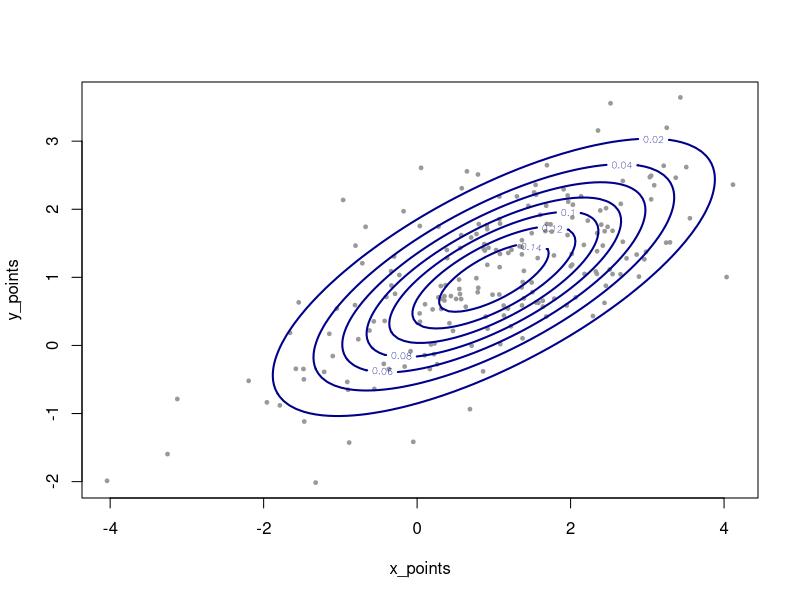
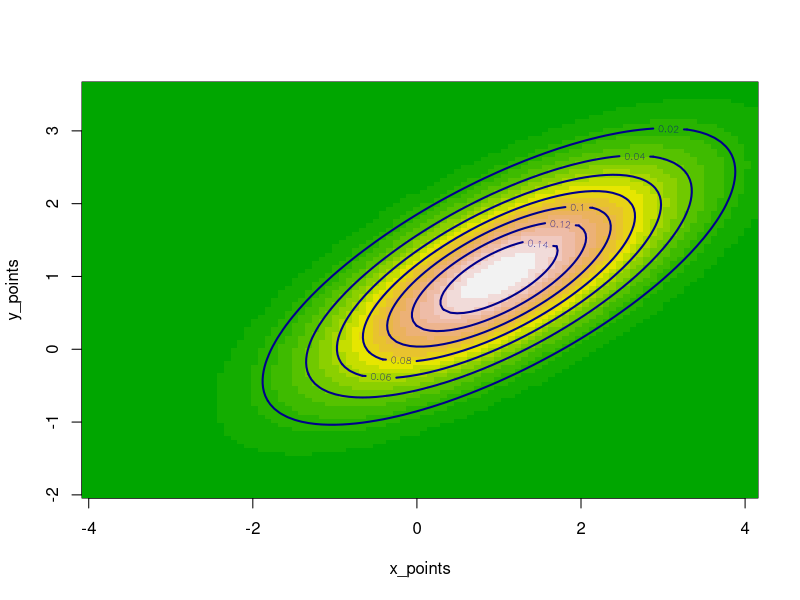
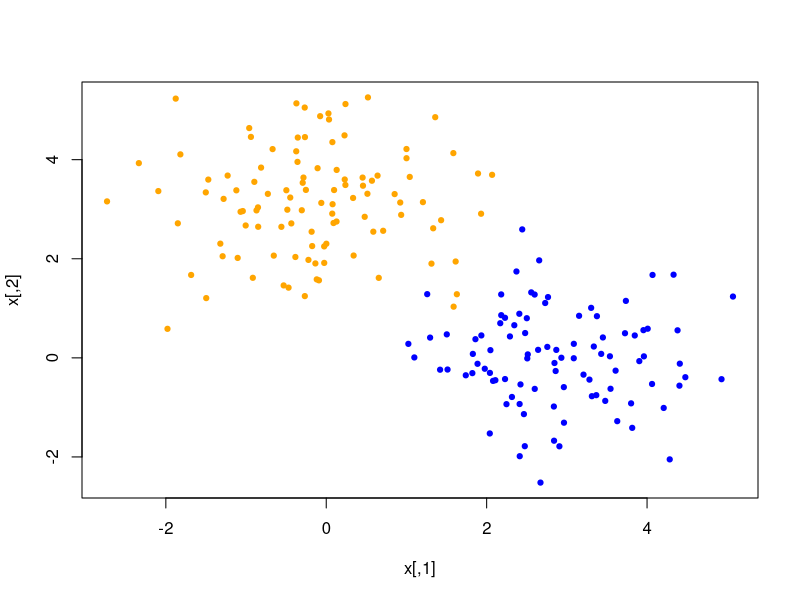
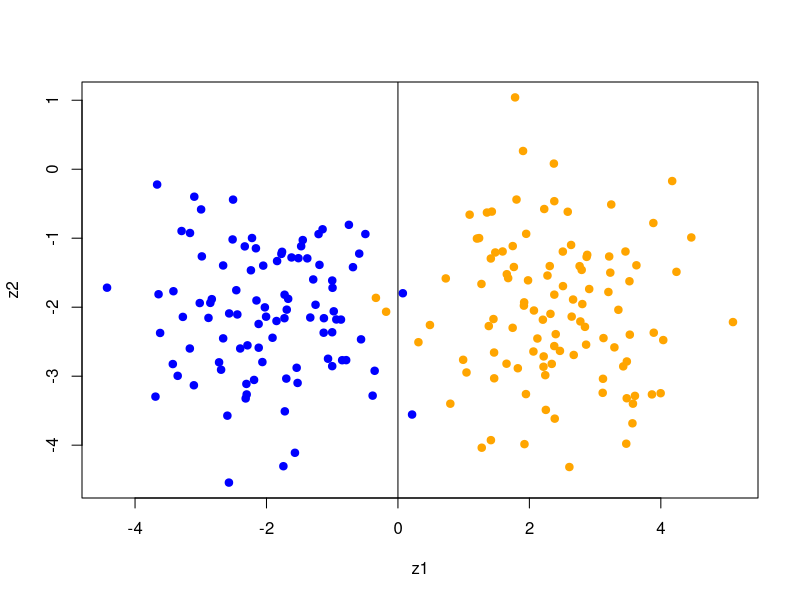

Recreate these plots in R, in order.
## ---- chunk 1
  #Code to construct plot
  mu <- c(1,1)
  sigma <- matrix(c(2,1,1,1),nrow=2)
  x <- mvtnorm::rmvnorm(200, mean=mu, sigma=sigma)
  
  x_points <- seq(min(x[,1]), max(x[,1]), length.out=100)
  y_points <- seq(min(x[,2]), max(x[,2]), length.out=100)
  
  z <- matrix(0,nrow=100,ncol=100)

    for (i in 1:100) {
      for (j in 1:100) {
    z[i,j] <- mvtnorm::dmvnorm(c(x_points[i], y_points[j]), mean=mu, sigma=sigma)
      }
    }

  plot(x_points, y_points, type = "n")
  points(x, col = "grey60", xlab = "x1",  ylab = "x2", cex = .5, pch = 19)
  
  contour(x_points, y_points, z, col = "darkblue", lwd = 2, add = T)
## ---- chunk 2
  image(x_points, y_points, z, col = terrain.colors(20))
  contour(x_points, y_points, z, col = "darkblue", lwd = 2, add = T)
## ---- chunk 3
  # Simulation
  n <- 200
  Id <- diag(2)
  
  n_blue <- rbinom(1, size = n, prob = 1/2) 
  x_0 <- mvtnorm::rmvnorm(n_blue, mean = c(3,0), sigma = Id)
  x_1 <- mvtnorm::rmvnorm(n - n_blue, mean = c(0,3), sigma = Id)
  x <- rbind(x_0, x_1)
    
  col <- c(rep("blue", n_blue), rep("orange", n - n_blue))
  plot(x, col = col, pch = 19, cex = .7)
  
## ---- chunk 4
library(magrittr)

  U <- x %>% cov() %>% eigen()
  z <- x %*% U$vectors #les vecteurs z et x sont transposés
  
  z %>% plot(col = col, pch = 19, xlab = "z1", ylab = "z2")
  abline(v = 0)
